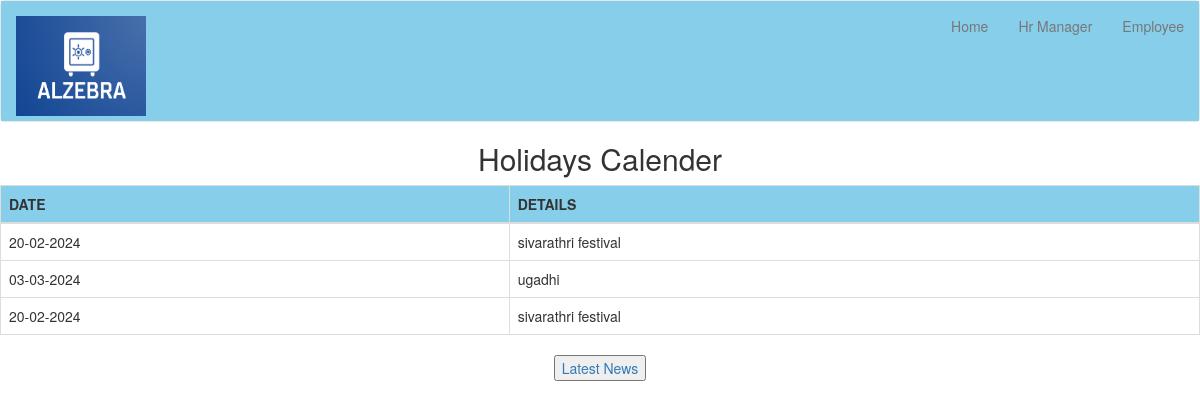
The app's page /calenderholidays/ with its own data.
### app1/models.py (models this page shows)
class AddCalender(models.Model):
	Date=models.CharField(max_length=50)
	Occation=models.CharField(max_length=200)

### app1/views.py (the view)
# urls.py: path('calenderholidays/', views.CalenderholidaysView),
def CalenderholidaysView(request):
	data=AddCalender.objects.all()
	return render(request, "app1/calenderholidays.html", {'f':data})

### app1/middle.py (called while the page is built)
	def __call__(self,request):
		response=self.get_response(request)
		return response

### templates/app1/calenderholidays.html
{%extends "app1/home.html"%}
{%block body_block%}
<center>
<h2>Holidays Calender</h2>
<table class="table table-bordered">
	<thead>
		<th>DATE</th>
		<th>DETAILS</th>
	</thead>
{%for i in f%}
  <tr>
  	<td>{{i.Date}}</td>
  	<td>{{i.Occation}}</td>
  </tr>
{%endfor%}
</table>
<a href="/latestnews"><button>Latest News</button></a>
</center>
{%endblock%}

### static/css/styles.css (style rules this page uses)
.table thead th { background-color: skyblue; border: 1px solid #dee2e6; }

### records on screen
AddCalender: Date "20-02-2024", Occation "sivarathri festival"
AddCalender: Date "03-03-2024", Occation "ugadhi"
AddCalender: Date "20-02-2024", Occation "sivarathri festival"
